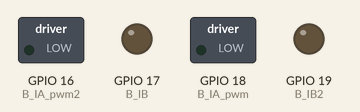
Bench run of a program on a simulated Raspberry Pi (BCM pin numbers). On the bench: switched loads named in the program (green lamp = pin HIGH), output pins drawn as LEDs (lit = HIGH).

Above: at 0.5 s.
At 1.5 s:
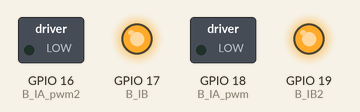
At 2.5 s:
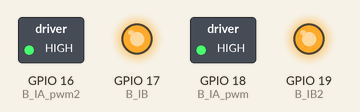
At 3.5 s:
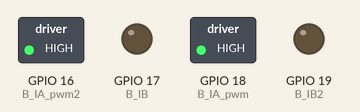
Timing chart, 0 to 5.2 s (numbered marks = the images above):
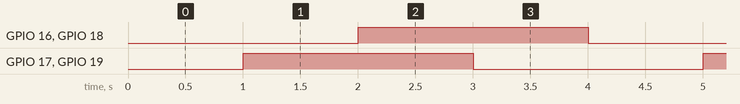

Measured:
- by itself, GPIO 16 (B_IA_pwm2), GPIO 17 (B_IB), GPIO 18 (B_IA_pwm), GPIO 19 (B_IB2): alternates HIGH for 2.0 s and LOW for 2.0 s
- by itself, everything shown: repeats every 4.0 s, in 4 steps

The program:

_15_l9110s_motor_3.py
```python
import RPi.GPIO as GPIO
import time

B_IA_pwm = 18
B_IB = 17

B_IA_pwm2 = 16
B_IB2 = 19

GPIO.setmode(GPIO.BCM)

GPIO.setup(B_IA_pwm, GPIO.OUT)
GPIO.setup(B_IB, GPIO.OUT)
GPIO.setup(B_IA_pwm2, GPIO.OUT)
GPIO.setup(B_IB2, GPIO.OUT)

pwm = GPIO.PWM(B_IA_pwm, 1000.0)
pwm2 = GPIO.PWM(B_IA_pwm2, 1000.0)
pwm.start(0.0)
pwm2.start(0.0)

try:
  while True:
    GPIO.output(B_IB, False)
    GPIO.output(B_IB2, False)
    pwm.ChangeDutyCycle(0.0)
    pwm2.ChangeDutyCycle(0.0)
    time.sleep(1.0)

    GPIO.output(B_IB, True)
    GPIO.output(B_IB2, True)
    pwm.ChangeDutyCycle(0.0)
    pwm2.ChangeDutyCycle(0.0)
    time.sleep(1.0)

    GPIO.output(B_IB, True)
    GPIO.output(B_IB2, True)
    pwm.ChangeDutyCycle(100.0)
    pwm2.ChangeDutyCycle(100.0)
    time.sleep(1.0)

    GPIO.output(B_IB, False)
    GPIO.output(B_IB2, False)
    pwm.ChangeDutyCycle(100.0)
    pwm2.ChangeDutyCycle(100.0)
    time.sleep(1.0)
except KeyboardInterrupt:
  pass

pwm.ChangeDutyCycle(0.0)
pwm.stop()
GPIO.cleanup()
```
